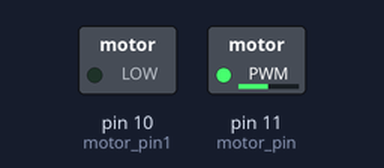
A sketch run on a simulated Arduino Uno, built with avr-gcc and run on an emulated ATmega328P. On the bench: switched loads named in the sketch (green lamp = pin HIGH).

Above: at 0.1 s.
Timing chart, 0 to 1.6 s (numbered marks = the images above):
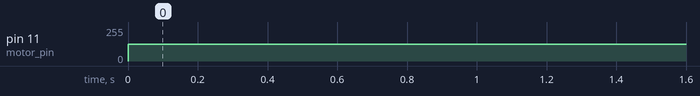

Measured:
- by itself, pin 11 (motor_pin): 0/255 → 125/255 at 0.00 s

The sketch:

Hbridge.ino
```cpp
#include <Servo.h>
#define motor_pin 11
#define motor_pin1 10
Servo servo;
void setup() {
  Serial.begin(9600);
  pinMode(motor_pin, OUTPUT);
  pinMode(motor_pin1, OUTPUT);
}

void switch_motor(bool vector = 0, int speed = 255){
  if (vector){

    analogWrite(motor_pin, speed);
  }
  else if (!vector){
    analogWrite(motor_pin1, speed);
  }

}

void loop() {
  switch_motor(1, 125);


}
```
